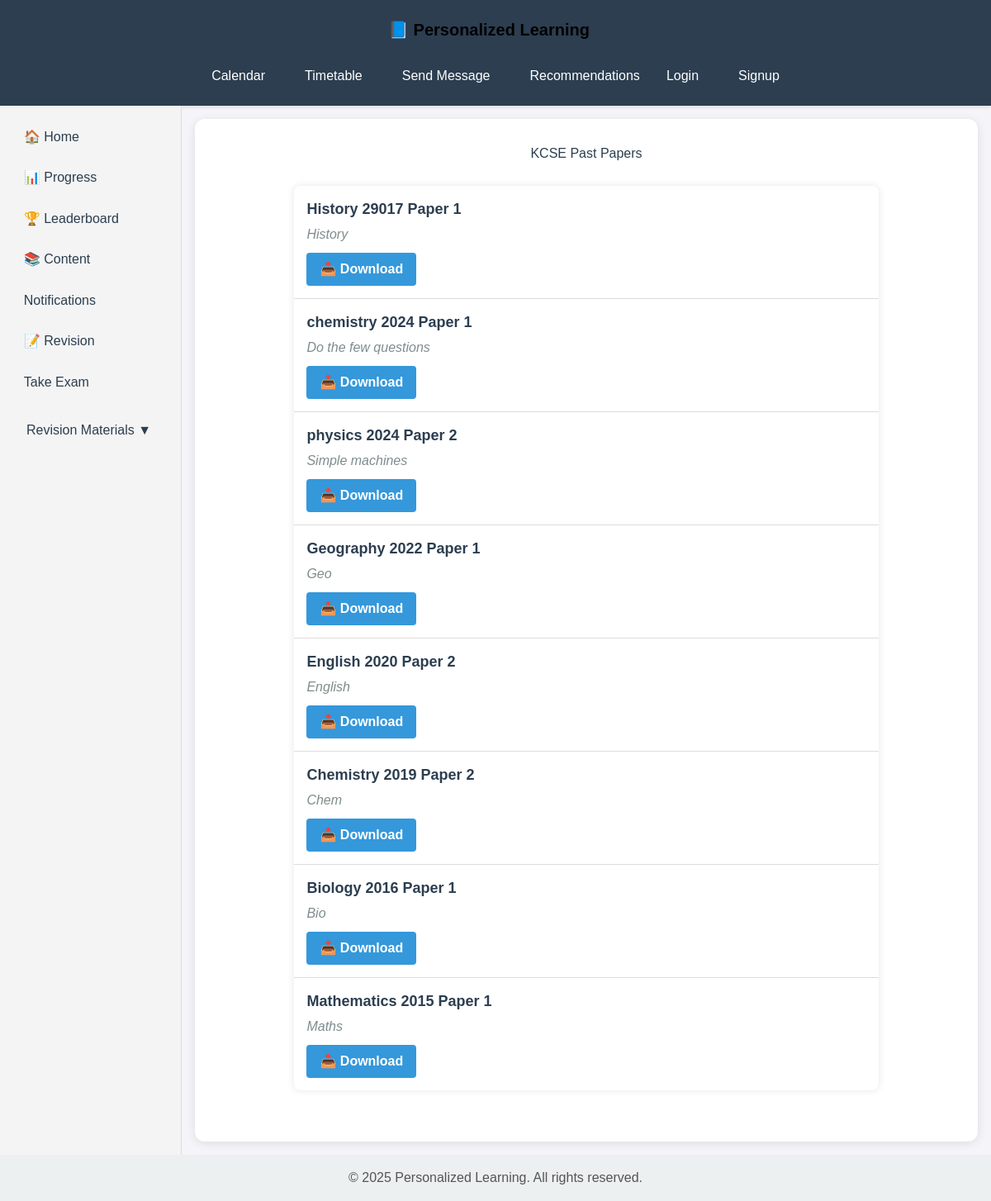
/ai-engine/kcse-past-papers/, run on the app's committed database.
### ai_engine/models.py (models this page shows, shortened)
class KcsePastPaper(models.Model):
    subject = models.CharField(max_length=100)
    year = models.IntegerField()
    paper_type = models.CharField(max_length=50, choices=[
        ('Paper 1', 'Paper 1'),
        ('Paper 2', 'Paper 2'),
        ('Paper 3', 'Paper 3'),
    ])
    file = models.FileField(upload_to='kcse_pastpapers/')
    description = models.TextField(blank=True)

### ai_engine/views.py (the view)
# urls.py: path('kcse-past-papers/', kcse_papers, name='kcse_past_papers'),
def kcse_papers(request):
    papers = KcsePastPaper.objects.all().order_by('-year', 'subject')
    return render(request, 'ai_engine/kcse_papers.html', {'papers': papers})

### ai_engine/templates/ai_engine/kcse_papers.html (shortened to what this page needs)
{% extends 'content/base.html' %}
{% block content %}
<h2 style="text-align:center; color:#2c3e50;">KCSE Past Papers</h2>
{% if papers %}
  <ul class="papers-list">
    {% for paper in papers %}
      <li>
        <div class="paper-header">
          <strong>{{ paper.subject }} {{ paper.year }} {{ paper.paper_type }}</strong>
        </div>
        {% if paper.description %}
          <div class="paper-description">
            <em>{{ paper.description }}</em>
          </div>
        {% endif %}
        <a href="{{ paper.file.url }}" download>📥 Download</a>
      </li>
    {% endfor %}
  </ul>
{% else %}
  <p class="no-papers-message">No past papers available at the moment.</p>
{% endif %}
{% endblock %}

### content/templates/content/base.html (style rules this page uses)
body { margin: 0; font-family: 'Segoe UI', Tahoma, Geneva, Verdana, sans-serif; background-color: #f5f7fa; color: #333; display: flex; flex-direction: column; min-height: 100vh; }

### ai_engine/templates/ai_engine/kcse_papers.html (style rules this page uses)
body { font-family: Arial, sans-serif; margin: 0; padding: 0; background-color: #f4f4f9; color: #333; }
.papers-list { list-style-type: none; padding: 0; margin: 30px auto; width: 80%; background-color: white; border-radius: 8px; box-shadow: 0 0 10px rgba(0, 0, 0, 0.1); }
.papers-list li { padding: 15px; border-bottom: 1px solid #ddd; }
.papers-list li:last-child { border-bottom: none; }
.paper-header { font-size: 18px; font-weight: bold; color: #2c3e50; margin-bottom: 5px; }
.paper-description { font-style: italic; color: #7f8c8d; margin-bottom: 10px; }
.papers-list a { text-decoration: none; color: #fff; background-color: #3498db; padding: 8px 16px; border-radius: 4px; display: inline-block; font-weight: bold; transition: background-color 0.3s; }

### data on the page
KcsePastPaper: subject "History", year "29017", paper_type "Paper 1", description "History"
KcsePastPaper: subject "chemistry", year "2024", paper_type "Paper 1", description "Do the few questions"
KcsePastPaper: subject "physics", year "2024", paper_type "Paper 2", description "Simple machines"
KcsePastPaper: subject "Geography", year "2022", paper_type "Paper 1", description "Geo"
KcsePastPaper: subject "English", year "2020", paper_type "Paper 2", description "English"
KcsePastPaper: subject "Chemistry", year "2019", paper_type "Paper 2", description "Chem"
KcsePastPaper: subject "Biology", year "2016", paper_type "Paper 1", description "Bio"
KcsePastPaper: subject "Mathematics", year "2015", paper_type "Paper 1", description "Maths"
